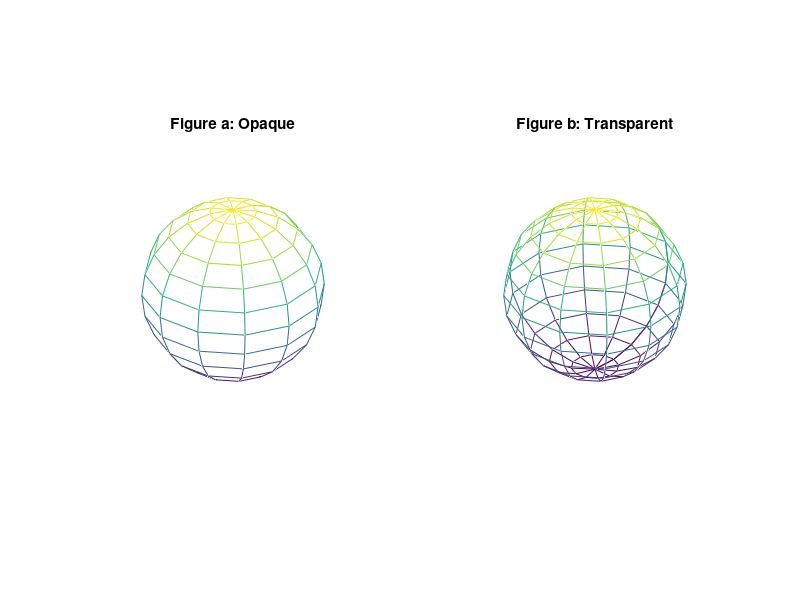
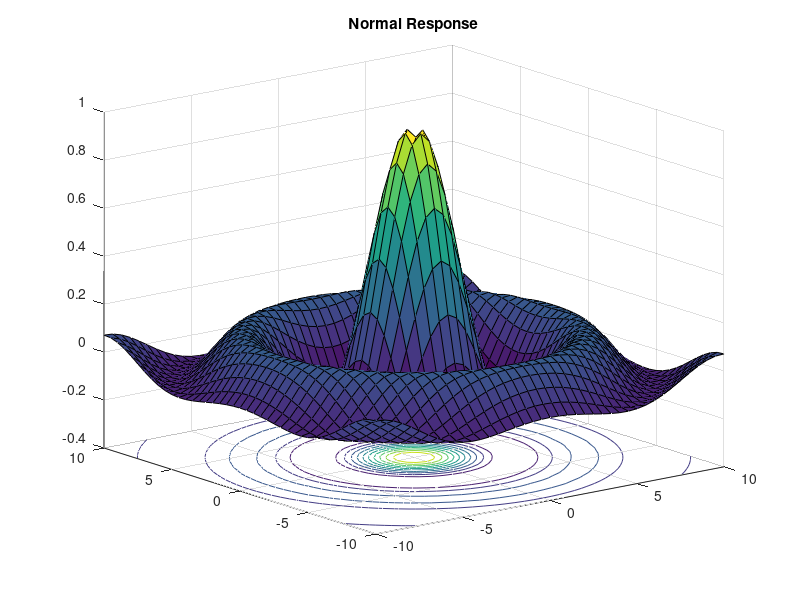

The MATLAB script that drew these images, in order:
%%
clear;
t = (0:0.05:9*pi);
x = 2*sin(t);
y = 3*cos(t);
plot3(x, y, t, 'b*');
grid on;
title('Пространственная спираль');

%%
clear;
t = -10*pi:pi/250:10*pi;
x = (cos(2*t).^2).*sin(t);
y = (sin(2*t).^2).*cos(t);
comet3(x,y,t);

%%
clear;
[X, Y, Z] = sphere(12);
subplot(1,2,1);
mesh(X, Y, Z);
title('Figure a: Opaque');
hidden on;
axis square off;
subplot(1,2,2);
mesh(X, Y, Z);
title('Figure b: Transparent');
hidden off;
axis square off;

%%
clear;
y = (-10:0.5:10);
x = (-10:0.5:10);
[X, Y] = meshgrid(x,y);
Z = sin(sqrt(X.^2+Y.^2))./sqrt(X.^2+Y.^2);
figure
surfc(X, Y, Z);
view(-38, 18);
title('Normal Response');
